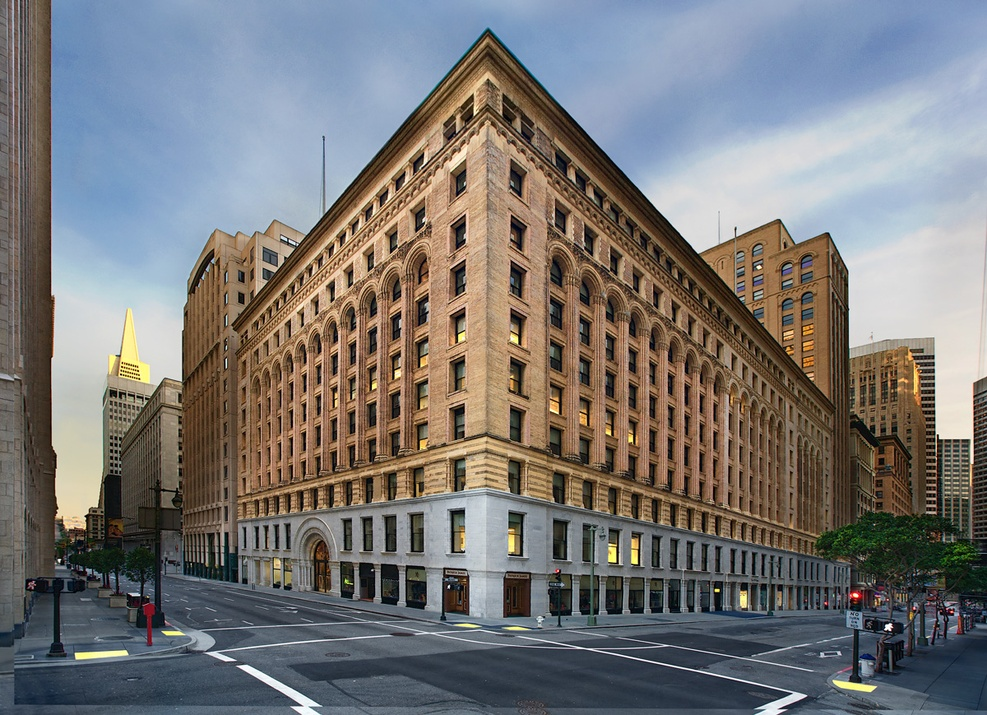
#> input picture Images/building.jpg, 987 x 715 px, shrunk from 1200 x 869 before the run, found by its file name
$ jupyter execute Edge_detection1.ipynb
#> lines starting #> are read from the running program, lines starting #| are printed output that depends on the picture; after the words box and inside, x2 and y2 are one past the last pixel; in counts of white or black regions, pixels touching at a corner belong together
[cell 1]
import numpy as np
import matplotlib.pyplot as plt
import cv2 as cv


sigma = 10
hw = 50
x = np.linspace(-hw,hw,2*hw+1)
y = np.linspace(-hw,hw,2*hw+1)

X,Y = np.meshgrid(x,y)

G = 1/(2*np.pi) * np.exp(-(X**2 + Y**2)/(2*sigma**2))

#partial derivatives
Gx = cv.Sobel(G,cv.CV_64F,1,0)
Gy = cv.Sobel(G,cv.CV_64F,0,1)

Gxx = cv.Sobel(Gx,cv.CV_64F,1,0)
Gyy = cv.Sobel(Gy,cv.CV_64F,0,1)

# Gxy = cv.Sobel(Gx,cv.CV_64F,0,1)

L = Gxx + Gyy

# plot in 3D
fig = plt.figure()
ax = fig.add_subplot(111, projection='3d')
ax.plot_surface(X,Y,L,cmap='coolwarm')
plt.show()

[cell 2]
A = np.array( [x-np.mean(x),y-np.mean(y)] )
U,S,V = np.linalg.svd(A)

# eigenvector associated with the smallest eigenvalue
v = V[1,:]
a = V[0,0]
b = V[1]

# plot the eigenvector
plt.figure()
plt.plot([0,v[0]],[0,v[1]])
plt.show()

[cell 3]
import cv2 as cv
import numpy as np
import matplotlib.pyplot as plt

delta = 0.1
xx, yy = np.meshgrid(np.arange(-5, 5 + delta, delta), np.arange(-5, 5, delta))

sigma = 1
g = np.exp(-(xx**2 + yy**2)/(2*sigma**2))
g /= np.sum(g)

# sobel filter vertical and horizontal
sobel_v = np.array([[-1,-2,-1],[0,0,0],[1,2,1]], dtype=np.float32)
sobel_h = np.array([[-1,0,1],[-2,0,2],[-1,0,1]], dtype=np.float32)

# convolution
g_v = cv.filter2D(g,-1,sobel_v)
g_h = cv.filter2D(g,-1,sobel_h)

# plot
fig = plt.figure()
ax1 = fig.add_subplot(121, projection='3d')
ax2 = fig.add_subplot(122, projection='3d')
surf1 = ax1.plot_surface(xx,yy,g_v,cmap='coolwarm')
surf2 = ax2.plot_surface(xx,yy,g_h,cmap='coolwarm')
plt.show()

[cell 4]
# canny edge detecter
import cv2 as cv
import matplotlib.pyplot as plt

img = cv.imread('images/building.jpg',0)
#> img: shape (715, 987); min 0, max 255, mean 119.3
edges = cv.Canny(img,120,200) # 100 and 200 are the thresholds lower and higher
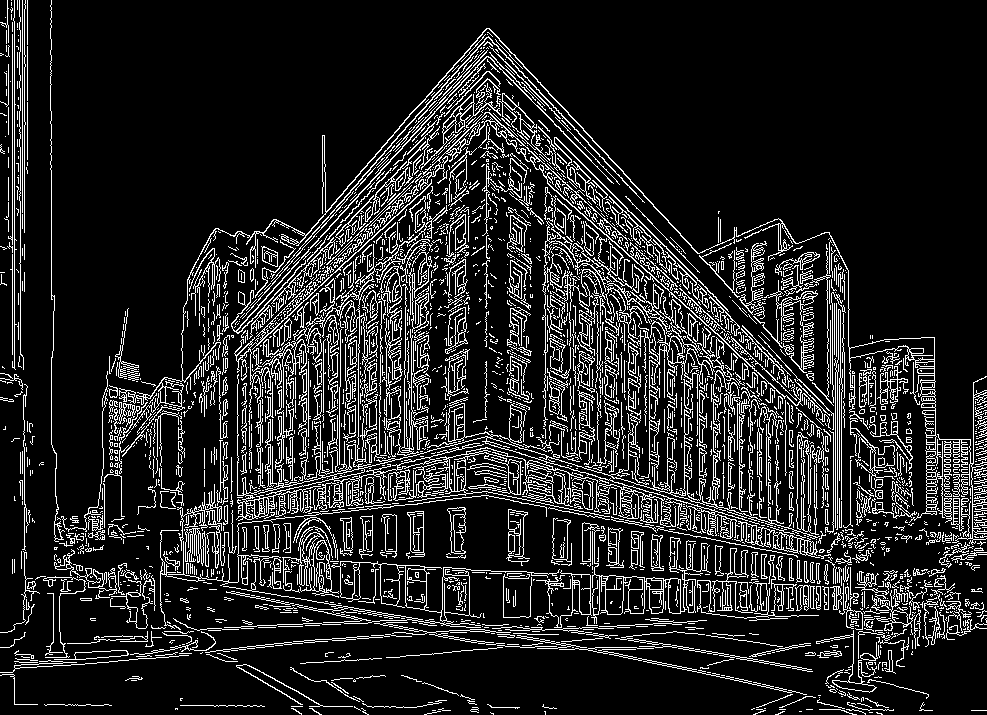
#> edges: shape (715, 987); 14% white in thin lines or dots

# plot the image

fig,ax = plt.subplots(1,2, figsize=(20,20))
ax[0].imshow(img, cmap='gray')
ax[1].imshow(edges, cmap='gray')
plt.show()

[cell 5]
# Meaning of low-threshold and high-threshold
import cv2 as cv
import numpy as np
import math
hi_threshold_max = 255
title_window = r'Canny'

ratio = 0.3 # Low threshold/Hi threshold
hi_threshold = 255
low_threshold = math.floor(hi_threshold*ratio)

def on_trackbar(val):
    hi_threshold = cv.getTrackbarPos(trackbar1_name, title_window)
    ratio = cv.getTrackbarPos(trackbar2_name, title_window)/100.
    low_threshold = hi_threshold*ratio
    edges = cv.Canny(im,low_threshold,hi_threshold)
    cv.imshow(title_window, edges)

im = cv.imread('images/girl.jpg', cv.IMREAD_COLOR)
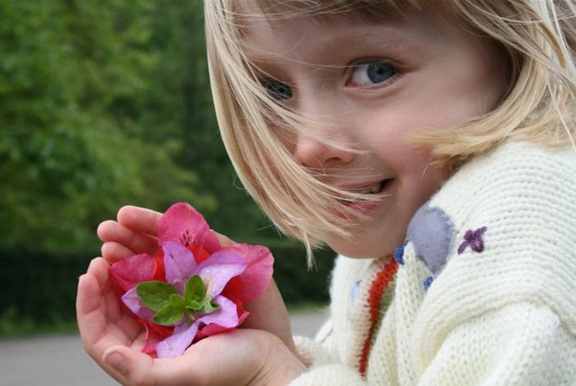
#> input picture Images/girl.jpg, 576 x 386 px, shrunk from 700 x 469 before the run, found by its file name
#> im is the input picture: shape (386, 576, 3); mean B, G, R 108.3, 123.9, 136.1
if im is None:
    print('Could not open or find the image: ')
    exit(0)

cv.namedWindow(title_window)
trackbar1_name = r'High Threshold Value'
cv.createTrackbar(trackbar1_name, title_window , hi_threshold, hi_threshold_max, on_trackbar)
trackbar2_name = r'Low Threshold %'
cv.createTrackbar(trackbar2_name, title_window , 1, 100, on_trackbar)
on_trackbar(hi_threshold)
#> in on_trackbar, `edges = cv.Canny(im,low_threshold,hi_threshold)`:
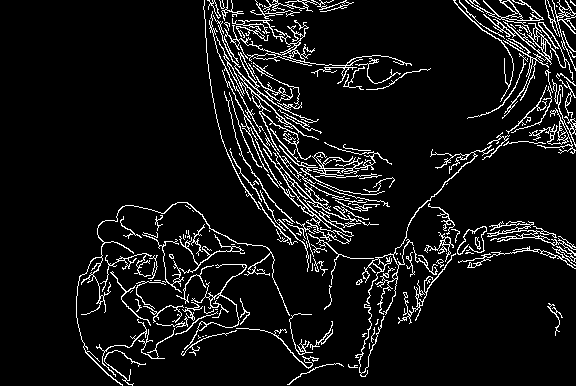
#> edges: shape (386, 576); 7.9% white in thin lines or dots, all inside (x1, y1, x2, y2) = (76, 0, 576, 386)
cv.waitKey()
cv.destroyAllWindows()

[cell 6]
# Harris corner detector

import cv2 as cv
import numpy as np
import matplotlib.pyplot as plt

img = cv.imread('images/building.jpg',0)
img = np.float32(img)
# convert to float32 beacusse Harris corner detector requires float32 beacuse it uses derivatives

# Harris corner detector
dst = cv.cornerHarris(img,2,3,0.04) # 2 is the size of the neighbourhood, 3 is the size of the Sobel kernel

# dilate the corner points
dst = cv.dilate(dst,None)
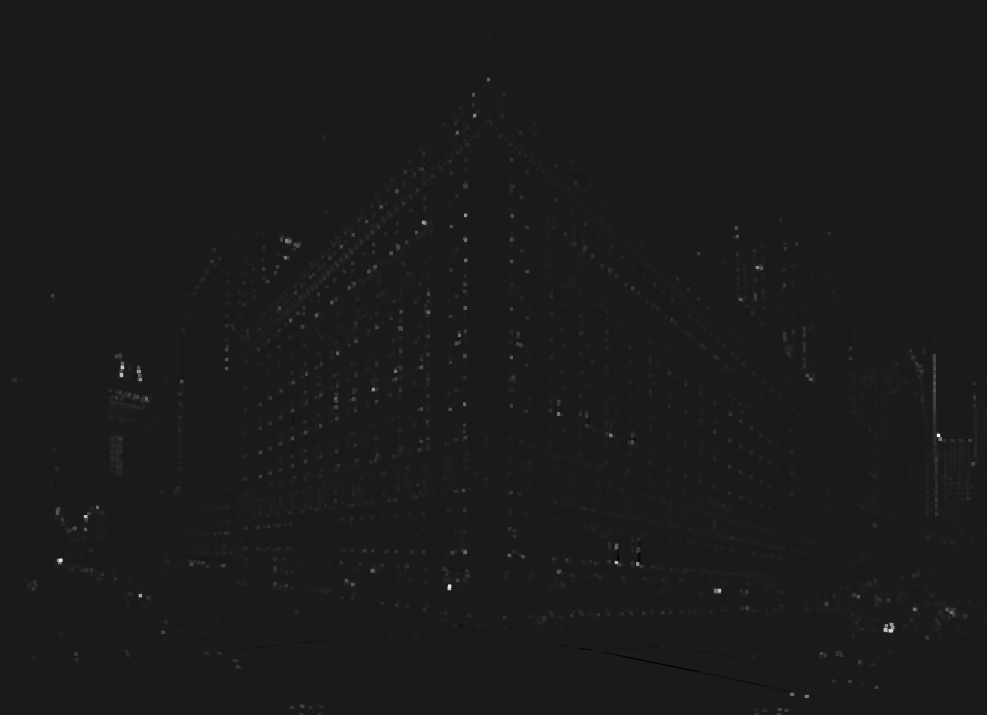
#> dst: shape (715, 987) float32; min -24955920, max 212191040, mean 592351.9; drawn with min black and max white
# None is the kernel used for dilation. dilation means that the white points will be expanded

print(dst.max())
#| 212191040.0

# threshold
img[dst>0.01*dst.max()] = 255 # 0.01 is the threshold because dst is normalized between 0 and 1
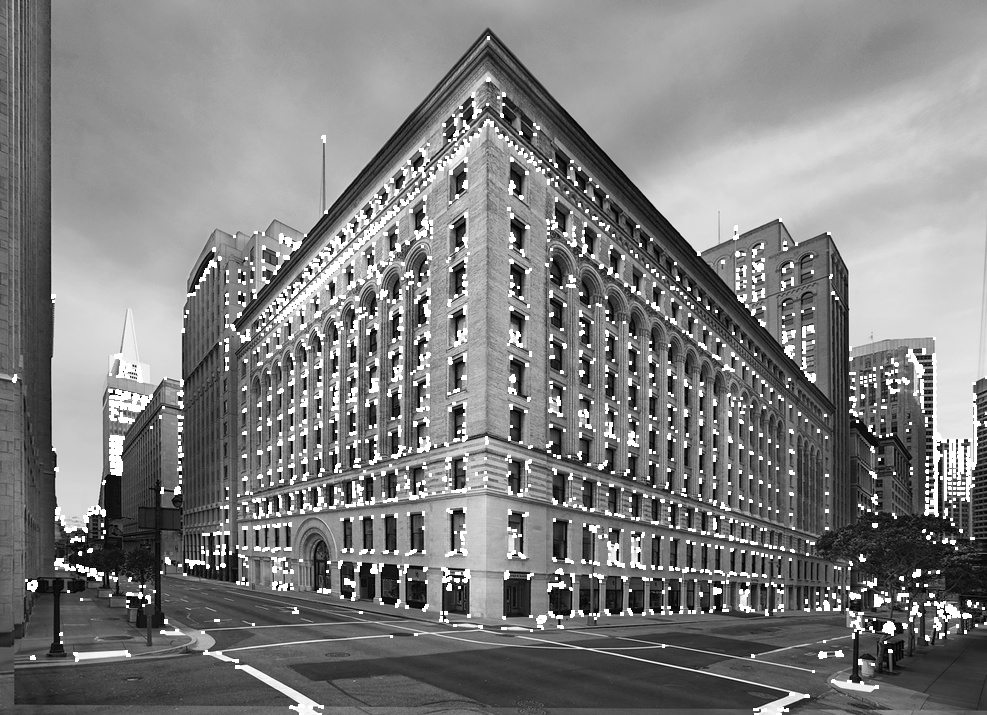
#> img: shape (715, 987) float32; min 0, max 255, mean 127.7

# plot
plt.imshow(img, cmap='gray')
plt.show()

[cell 7]
# hariis corner detector with custom

import cv2 as cv
import numpy as np
import matplotlib.pyplot as plt
from skimage.feature import peak_local_max

i = cv.imread('images/building.jpg',0)
i = np.float32(i)

# sobel filter
sobel_h = np.array([[-1,0,1],[-2,0,2],[-1,0,1]], dtype=np.float32)
sobel_v = np.array([[-1,-2,-1],[0,0,0],[1,2,1]], dtype=np.float32)

# compute the gradient
Ix = cv.filter2D(i,-1,sobel_h)
Iy = cv.filter2D(i,-1,sobel_v)

# use gaussian filter to compute the matrix M beacuse the corner is the local maxima
sigma = 3
ksize = 7
m11 = cv.GaussianBlur(Ix**2,(ksize,ksize),sigma)
m12 = cv.GaussianBlur(Ix*Iy,(ksize,ksize),sigma)
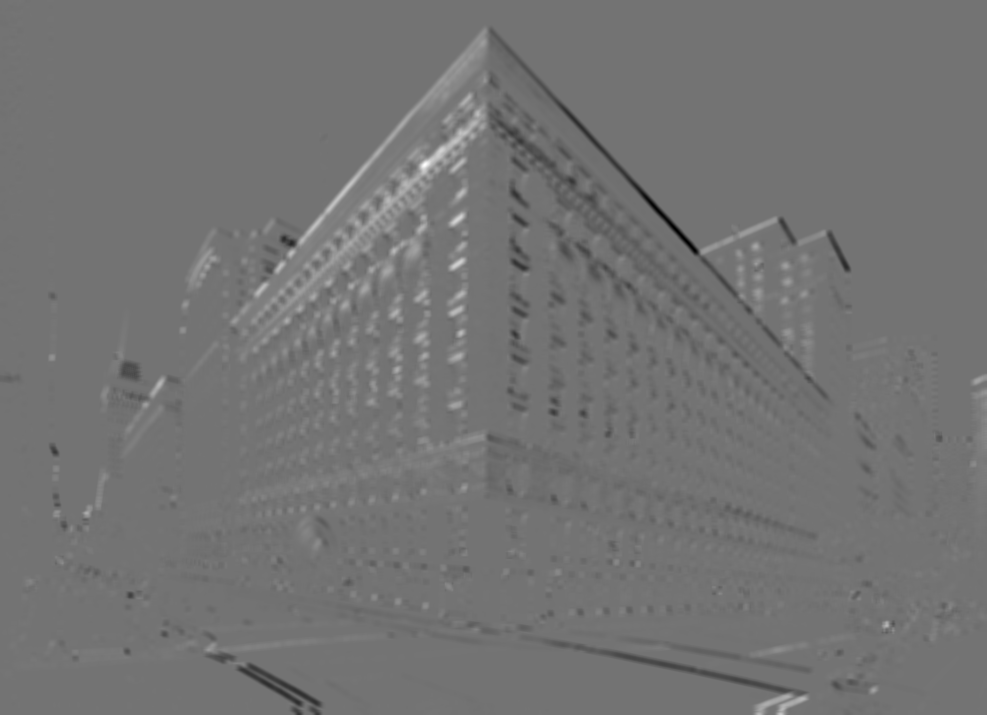
#> m12: shape (715, 987) float32; min -108844, max 131057.6, mean 75.1; drawn with min black and max white
m22 = cv.GaussianBlur(Iy**2,(ksize,ksize),sigma)
m21 = m12

# determinant and trace
det = m11*m22 - m12**2
trace = m11 + m22  # trace is the sum of the diagonal elements
alpha = 0.04
R = det - alpha*trace**2
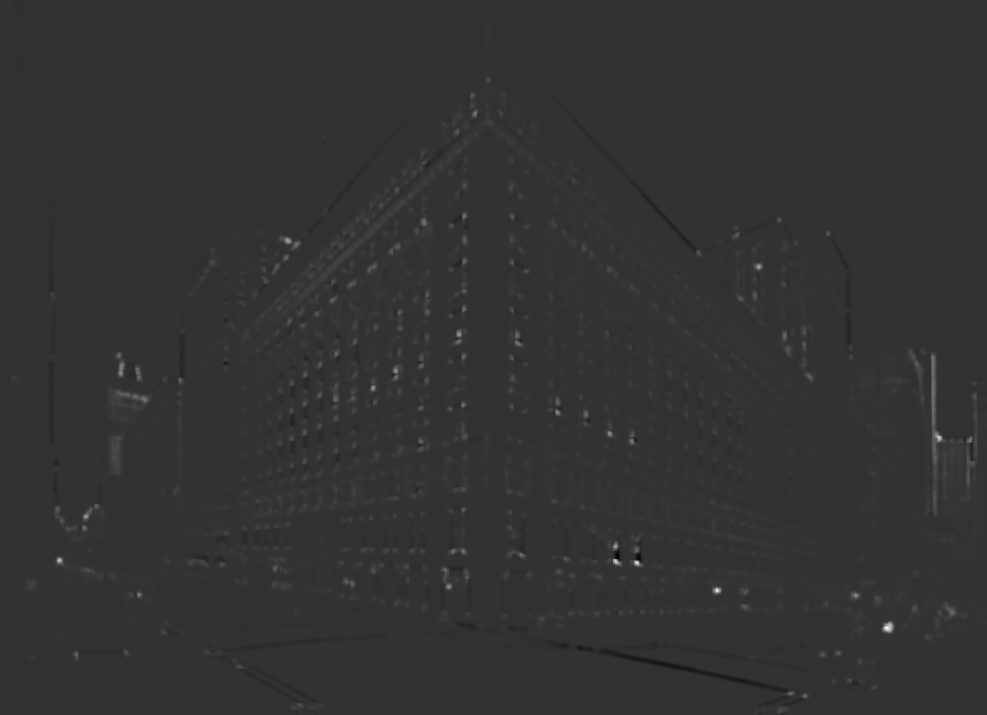
#> R: shape (715, 987) float32; min -5.05e+09, max 2.04e+10, mean 70859928; drawn with min black and max white

# threshold
R[R<1e8] = 0
coordinates = peak_local_max(R, min_distance=2)
#> coordinates = 1864 pairs, first value 29 to 711, second value 14 to 983
# find the local maxima beacuse the corner is the local maxima


# plot two images in two columns and corners in red color

fig, ax = plt.subplots(1,2, figsize=(20,20))
ax[0].imshow(i, cmap='gray')
ax[1].imshow(i, cmap='gray')
ax[1].plot(coordinates[:,1],coordinates[:,0],'ro') # plot the corners in red color
plt.show()
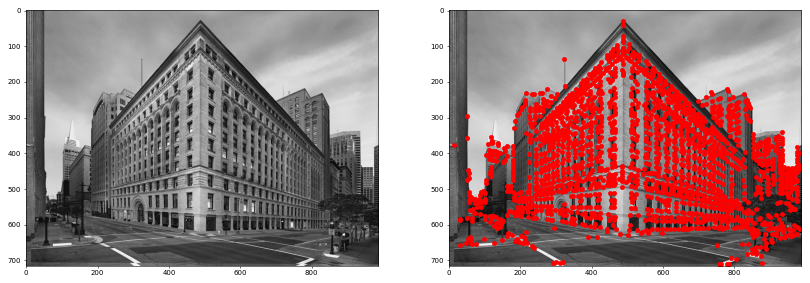
#> figure drawn by matplotlib, 2 panels
